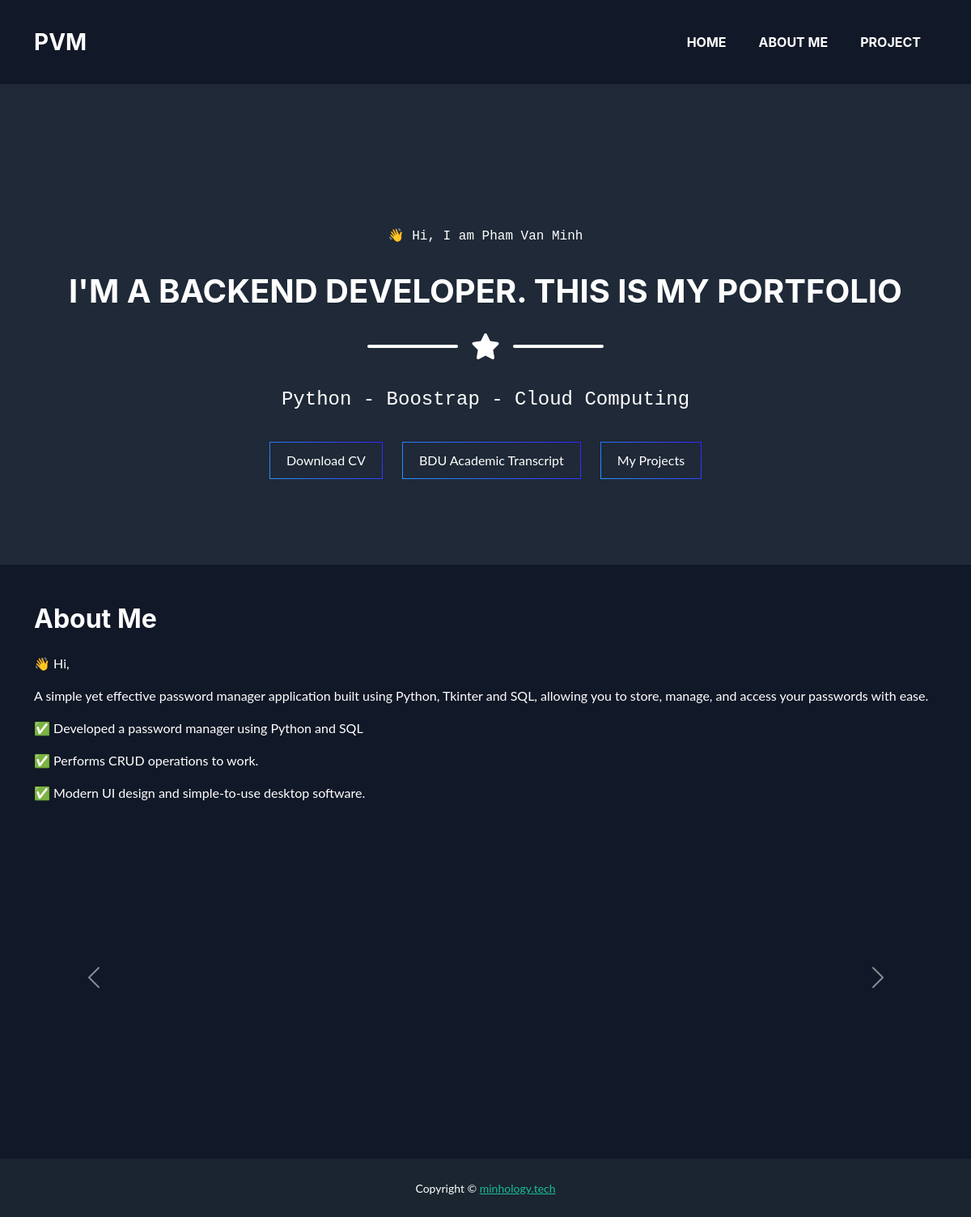
Before: / with the older database file.
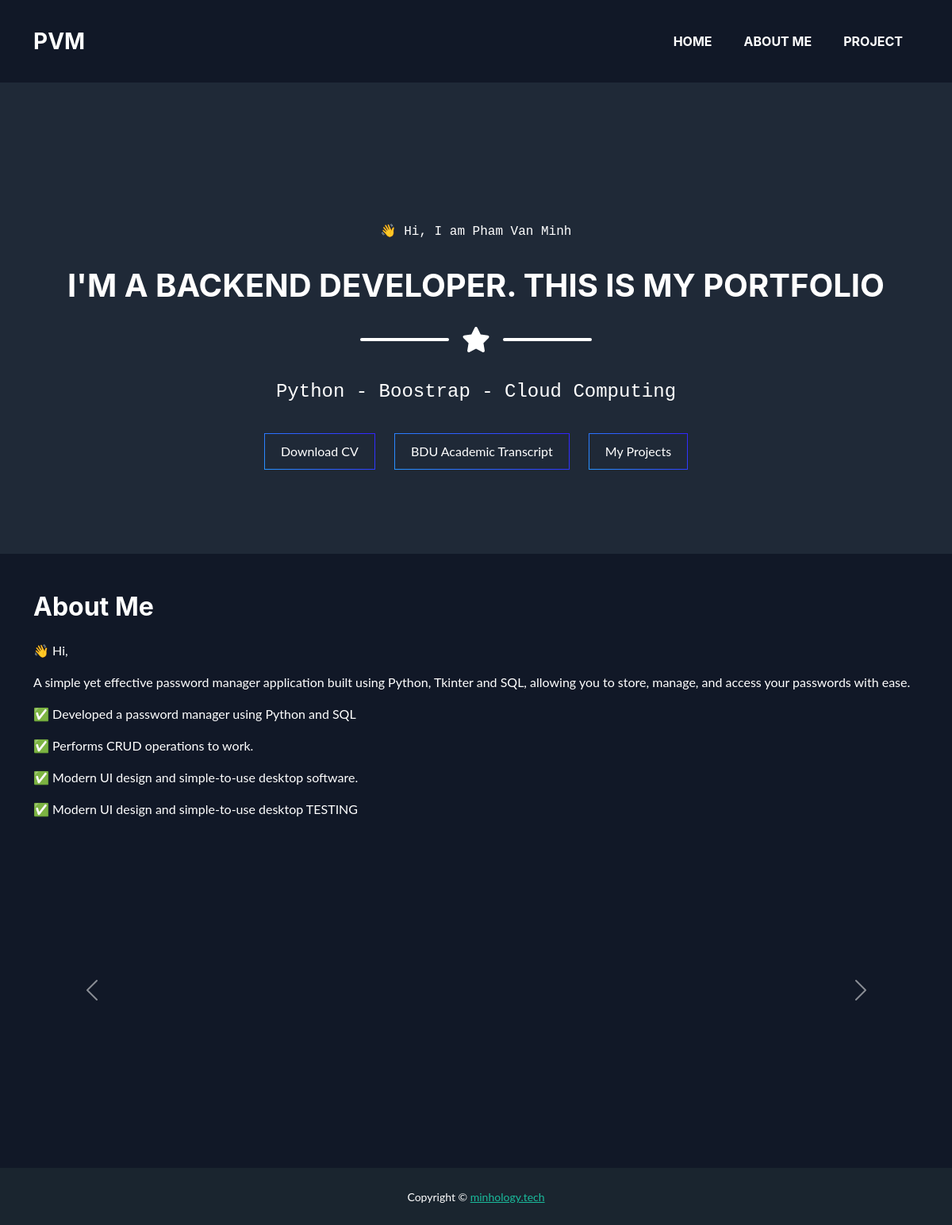
After: the same page with the newer database file.
### home/models.py (models this page shows, shortened)
class HomeButtonModel(models.Model):
    button_title = models.CharField(max_length=100, blank=True)
    file = models.FileField(upload_to="pdfs/", blank=False)

class AboutMeModel(models.Model):
    content = CKEditor5Field('Text', config_name='extends')
    class Meta:
        verbose_name = 'AboutMeModel'
        verbose_name_plural = 'AboutMeModel'

class AchievementModel(models.Model):
    title = models.CharField(max_length=255, default="")
    image = models.FileField(upload_to="images/", blank=False)

### home/views.py (the view)
# urls.py: path("", home, name="home-page"),
def home(request):
    achievements = AchievementModel.objects.all()
    buttons = HomeButtonModel.objects.all()
    instance = get_object_or_404(AboutMeModel)
    context = {
        "aboutme" : instance,
        "achievements" : achievements,
        "buttons" : buttons
    }
    return render(request, "home/home.html", context=context)

### templates/home/home.html (shortened to what this page needs)
{% extends "home/base.html" %}
{% load static %}
{% block header %}
<link href="{% static 'css/home.css' %}" rel="stylesheet">
{% endblock %}
{% block content %}
<header class="header masthead text-white text-center">
    <div class="container d-flex align-items-center flex-column">
        <p style="font-family: monospace;"><span class='wave'>&#128075;</span> Hi, I am Pham Van Minh</span></p></p>
        <h1 class=" text-uppercase mb-0">I'm a Backend Developer. This is my portfolio</h1>
        <div class="divider-custom divider-light">
            <div class="divider-custom-line"></div>
            <div class="divider-custom-icon"><i class="fas fa-star"></i></div>
            <div class="divider-custom-line"></div>
        </div>
        <p class="masthead-subheading font-weight-light mb-0" style="font-family: monospace;">Python - Boostrap - Cloud Computing</p>
        <div class="mt-4">
            {% for button in buttons %}
                <a href="{{ button.file.url }}" target="_blank" class="btn btn-custom">{{ button.button_title }}</a>
            {% endfor %}
            <a href="/project" class="btn btn-custom">My Projects</a>
        </div>
    </div>
</header>
<section class="about-me-section" id="about-me-section">
    <div class="container mt-5">
        <div class="row">
            <div class="col-md-12">
                <h2 class="section-title">About Me</h2>
                <p class="mt-4"><span class="wave">👋</span> Hi,</p>
                <p>{{ aboutme.content|safe }}</p>
            </div>
        </div>
        <div class="row">
            <div id="carouselExampleControls" class="carousel slide" data-ride="carousel">
                <div class="carousel-inner">
                    {% for achievement in achievements %}
                        <div class="carousel-item {% if forloop.first %}active{% endif %}">
                            <img class="d-block carousel-img" src="{{ achievement.image.url }}" alt="Slide {{ forloop.counter }}">
                            <div class="carousel-title carousel-caption">
                                <h5>{{ achievement.title }}</h5>
                              </div>
                        </div>
                    {% endfor %}
                </div>
                <a class="carousel-control-prev" href="#carouselExampleControls" role="button" data-slide="prev">
                    <span class="carousel-control-prev-icon" aria-hidden="true"></span>
                </a>
                <a class="carousel-control-next" href="#carouselExampleControls" role="button" data-slide="next">
                    <span class="carousel-control-next-icon" aria-hidden="true"></span>
                </a>
            </div>
        </div>
    </div>
</section>
{% endblock %}

### templates/home/base.html (shortened to what this page needs)
{% load static %}
<!DOCTYPE html>
<html lang="en">
    <head>
        <link rel="stylesheet" href="https://cdn.jsdelivr.net/npm/bootstrap-icons@1.5.0/font/bootstrap-icons.css">
        <link href="{% static 'css/styles.css' %}" rel="stylesheet">
        <link href="{% static 'css/base.css' %}" rel="stylesheet">
        {% block header %}
        {% endblock %}
    </head>
    <nav class="navbar-custom navbar navbar-expand-lg text-uppercase fixed-top" id="mainNav">
        <div class="container">
            <a class="navbar-brand" href="/" >PVM</a>
            <div class="collapse navbar-collapse" id="navbarResponsive">
                <ul class="navbar-nav ms-auto">
                    <li class="nav-item mx-0 mx-lg-1"><a class="nav-link py-3 px-0 px-lg-3 rounded" href="/">Home</a></li>
                    <li class="nav-item mx-0 mx-lg-1"><a class="nav-link py-3 px-0 px-lg-3 rounded" href="/#about-me-section">About Me</a></li>
                    <li class="nav-item mx-0 mx-lg-1"><a class="nav-link py-3 px-0 px-lg-3 rounded" href="/project">Project</a></li>
                </ul>
            </div>
        </div>
    </nav>
    <body id="page-top">
        {% block content %}
        {% endblock %}
        <footer class="footer-custom footer text-center pb-0 pt-4">
            <div class="copyright py-4 text-center text-white">
                <div class="container"><small>Copyright &copy; <a href="https://minhology.tech" target="_blank">minhology.tech</a></small></div>
            </div>
        </footer>
    </body>
</html>

### static/css/base.css (style rules this page uses)
.navbar-custom { background-color: rgb(17 24 39); }
.footer-custom { background-color: rgb(17 24 39); }
body { padding-top: 80px; }
@media screen and (min-width: 768px) { body { padding-top: 80px; } }

### static/css/home.css (style rules this page uses)
.wave { animation-name: wave-animation; animation-duration: 2.5s; animation-iteration-count: infinite; transform-origin: 70% 70%; display: inline-block; }
.about-me-section { color: white; }
.header { background-color: rgb(31, 41, 55); }
body { background-color: rgb(17 24 39); }
.btn-custom { color: #ffffff; background-color: rgb(31, 41, 55); border: 1px solid; border-image: linear-gradient(45deg, rgb(41, 148, 255), rgb(50, 35, 255)) 1; border-radius:0px; padding: 10px 20px; margin: 10px; transition: background-color 0.3s ease; }
.carousel-img { width: 100%; height: 50vh; object-fit: contain; }
.carousel-title { background-color: rgb(0, 0, 0); opacity: 0.85; }

Changed rows visible on the page:
changed AboutMeModel: content "…and simple-to-use desktop software." → "…and simple-to-use desktop software. ✅ Modern UI design and simple-to-use desktop TESTING"
